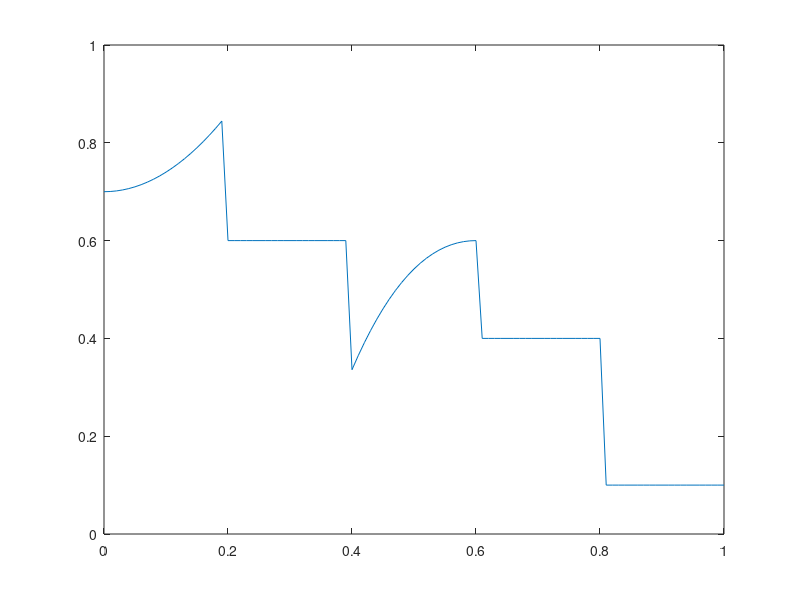

MATLAB code for this plot:

a = 0:0.01:1;
b = zeros(length(a),1);
for i = 1:length(a)
    if a(i) < 0.2
        b(i) = 0.7 + 4*(a(i)^2);
    elseif a(i) >= 0.2 && a(i) < 0.4 
        b(i) = 0.6;
    elseif a(i) >= 0.4 && a(i) <= 0.6 
%        b(i) = 0.6 - 5.*((a(i) - 0.6).^2) + 8.*((a(i) - 0.6).^3);
        b(i) = 0.6 - 5.*((a(i) - 0.6).^2) + 8.*((a(i) - 0.6).^3);
    elseif a(i) > 0.6 && a(i) <= 0.8
        b(i) = 0.4;
    elseif a(i) > 0.8
        b(i) = 0.1;
    end
end

plot(a,b)
ylim([0 1]);
